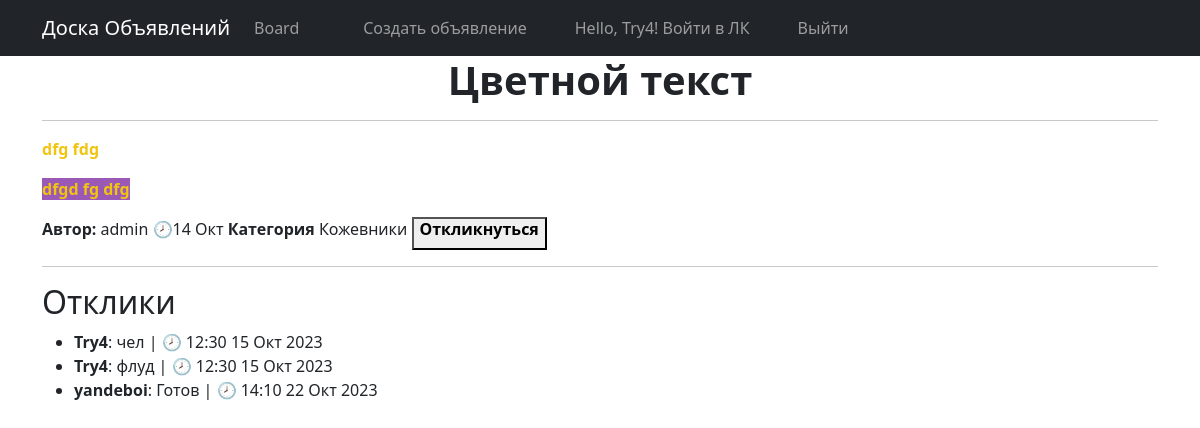
The app's page /board/post/12/ (signed in) with its own data.
### board/models.py (models this page shows, shortened)
class Post(models.Model):
    author = models.ForeignKey(Author, on_delete=models.CASCADE)
    post_datetime = models.DateTimeField(auto_now_add=True)
    post_title = models.CharField(max_length=200)
    post_body = RichTextUploadingField(config_name='default', external_plugin_resources=[(
        'youtube',
        '/static/var/ckeditor/ckeditor/plugins/youtube/',
        'plugin.js',
    )],
                                       )
    category = models.ForeignKey(Category, on_delete=models.CASCADE, related_name='posts')
    slug = models.SlugField(default='', blank=True)
    comments = models.ManyToManyField(User, through='Comment', related_name='comments')

class Author(models.Model):
    user = models.OneToOneField(User, on_delete=models.CASCADE)

class Category(models.Model):
    TANK = 'TANK'
    HEALER = 'HEAL'
    DAMAGE_DEALER = 'DDDD'
    TRADER = 'TRDE'
    GUILD_MASTER = 'GMGM'
    QUESTER = 'QUST'
    BLACKSMITH = 'BLCK'
    TAYLOR = 'TLOR'
    POTIONMAKER = 'POTM'
    WIZARD = 'WIZZ'
    CATEGORY_CHOICES = [
        (TANK, 'Танки'),
        (HEALER, 'Хилы'),
        (DAMAGE_DEALER, 'ДД'),
        (TRADER, 'Торговцы'),
        (GUILD_MASTER, 'Гилдмастеры'),
        (QUESTER, 'Квестгиверы'),
        (BLACKSMITH, 'Кузнецы'),
        (TAYLOR, 'Кожевники'),
        (POTIONMAKER, 'Зельевары'),
        (WIZARD, 'Мастера заклинаний'),
    ]
    name = models.CharField(max_length=4, choices=CATEGORY_CHOICES, unique=True)

class Comment(models.Model):
    text = models.TextField()
    datetime = models.DateTimeField(auto_now_add=True)
    post = models.ForeignKey(Post, on_delete=models.CASCADE)
    user = models.ForeignKey(User, on_delete=models.CASCADE)
    accepted = models.BooleanField(default=False)

### board/views.py (the view)
# urls.py: path('board/post/<int:pk>/', PostDetail.as_view(), name='post'),
class PostDetail(DetailView):
    model = Post
    template_name = 'post.html'
    context_object_name = 'post'

### templates/post.html (shortened to what this page needs)
{% extends 'flatpages/default.html' %}
{% block content %}
    <h1 style="text-align: center;"><p><strong>{{ post.post_title }}</strong></p></h1>
    <hr />
   <p>  {{ post.post_body | safe }}</p>
       <strong>Автор: </strong>{{ post.author.user }}
               <strong>🕗</strong>{{ post.post_datetime|date:'d M' }}
            <strong>Категория</strong>
    {{post.category.get_name_display}}
    {% if user.is_authenticated and post.author.user != user %}
        <button>
        <a class="nav-link" href="{% url 'add_comment' post.id %}">
            <h6><strong>Откликнуться</strong></h6>
        </a>
        </button>
    {% endif %}
       <hr />
<h2>Отклики</h2>
<ul>
  {% for comment in post.comment_set.all %}
    <li><strong>{{ comment.user }}</strong>: {{ comment.text }} | 🕗{{ comment.datetime|date:' H:i d M Y' }}</li>
  {% empty %}
    <li>Никто не откликнулся...</li>
  {% endfor %}
</ul>
{% endblock content %}

### templates/flatpages/default.html (shortened to what this page needs)
{% load static %}
<!DOCTYPE html>
<html lang="en">
<head>
  <link href="{% static 'css/styles.css' %}" rel="stylesheet" />
</head>
<body>
  <nav class="navbar navbar-expand-lg navbar-dark bg-dark static-top">
    <div class="container">
      <a class="navbar-brand" href=" ">Доска Объявлений</a>
      <div class="collapse navbar-collapse" id="navbarResponsive">
        <ul class="navbar-nav ml-auto">
          <li class="nav-item active">
            <a class="nav-link" href=" {% url "board_list" %}">Board
            </a>
          </li>
          <li class="nav-item">
            <a class="nav-link" href=""></a>
          </li>
          <li class="nav-item">
                <a class="nav-link" href=""></a>
          </li>
            <li class="nav-item"><a class="nav-link" href=""></a></li>
                 <li class="nav-item">
                {% if user %}
                    {% if not user.is_authenticated %}
                        <a class="nav-link" href="http://127.0.0.1:8000/accounts/login/">Войдите или зарегистрируйтесь для создания объявлений</a></li>
                    {% elif user.is_authenticated %}
                        <a class="nav-link" href="{% url 'add_post' %}">Создать объявление</a></li>
                    {% endif %}
                {% endif %}
<ul>
    {% if user.is_authenticated %}
<li class="nav-item" style="text-align: right;"><a class="nav-link" href="{% url 'profile' %}">Hello, {{ user.username }}! Войти в ЛК</a></li>
</ul>
        <ul>
<li class="nav-item" style="text-align: right;"><a class="nav-link" href="http://127.0.0.1:8000/accounts/logout">Выйти</a></li>
</ul>
    {% endif %}
        </ul>
      </div>
    </div>
  </nav>
  <div class="container">
    <div class="row">
      <div>
       {% block content %}{% endblock content %}
      </div>
    </div>
  </div>
</body>
</html>

### records on screen
Post: post_title "Цветной текст", post_body "dfg fdg dfgd fg dfg", author.user "admin", post_datetime "14 Окт", category.name "Кожевники"
Comment: user "Try4", text "чел", datetime "12:30 15 Окт 2023"
Comment: user "Try4", text "флуд", datetime "12:30 15 Окт 2023"
Comment: user "yandeboi", text "Готов", datetime "14:10 22 Окт 2023"

### other values on screen
{{ user.username }} "Try4"
